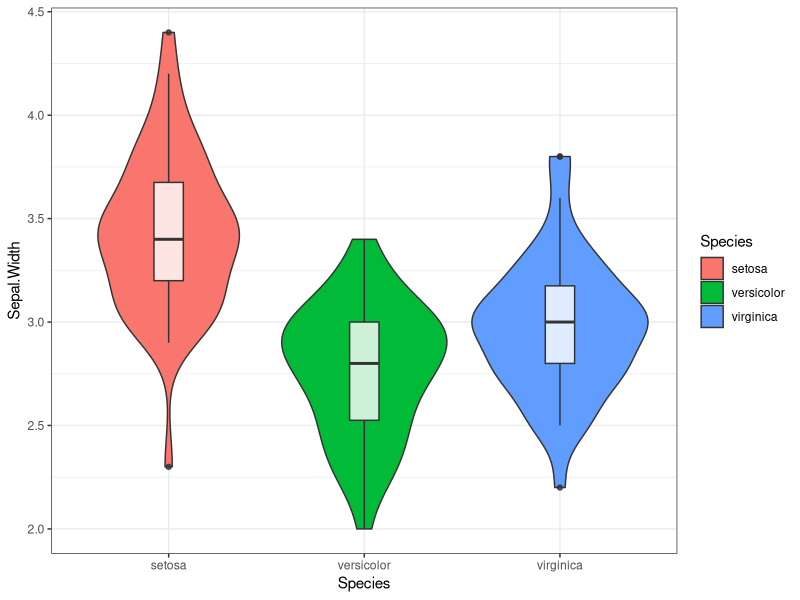
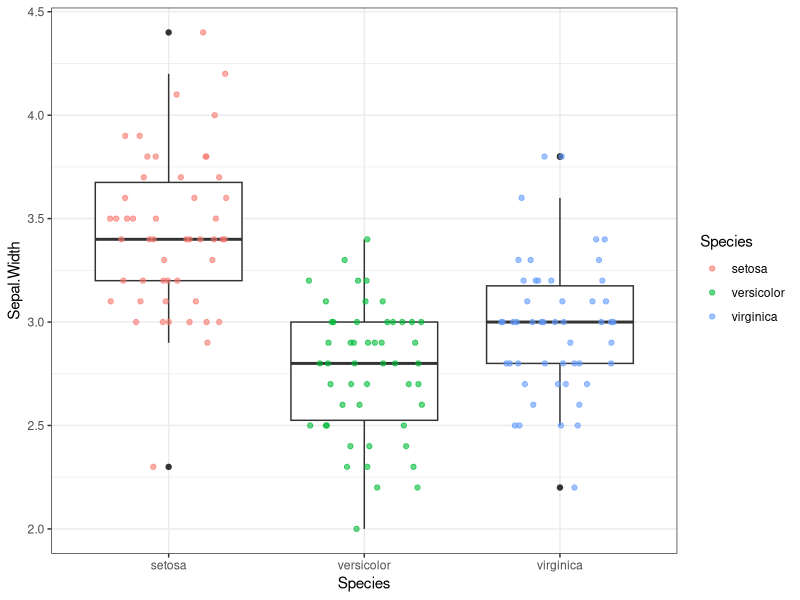
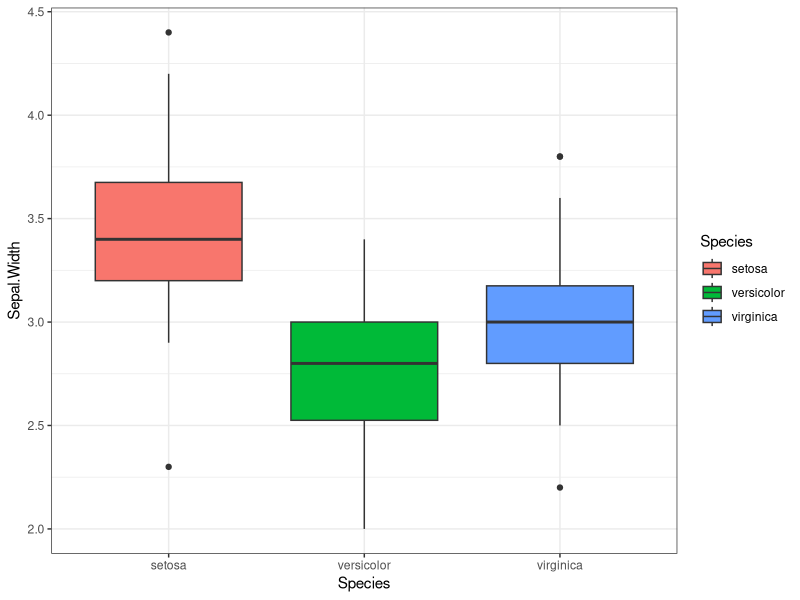
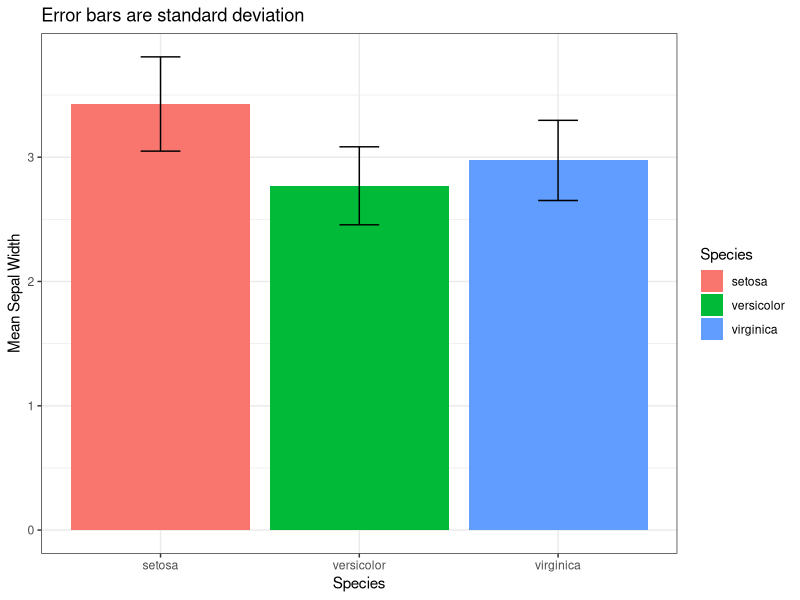
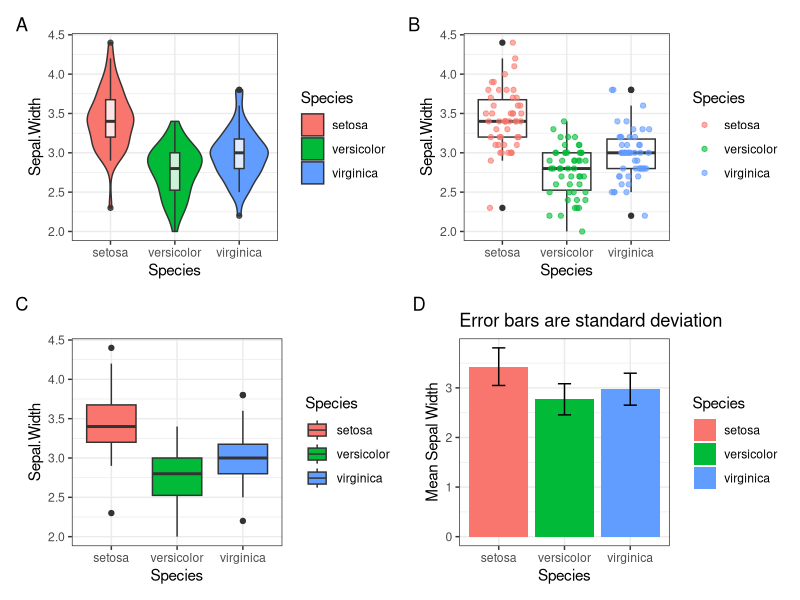
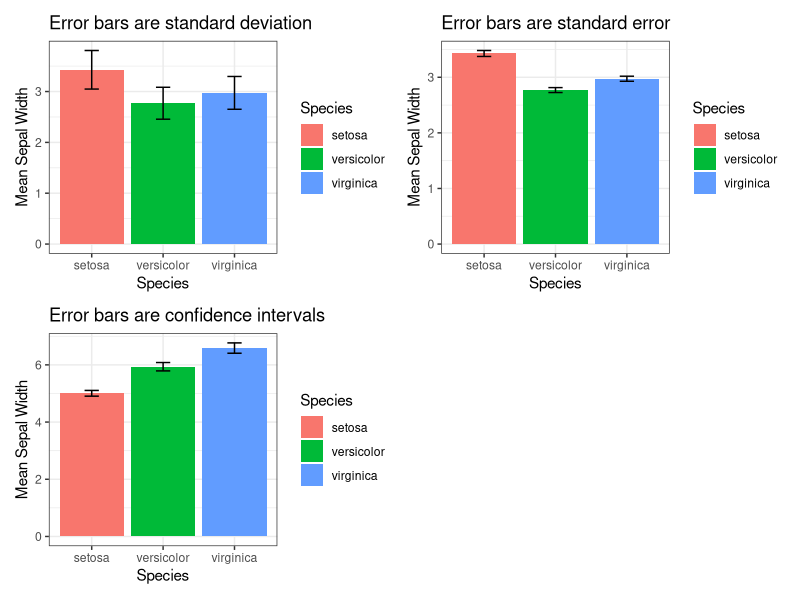

Recreate these plots in R, in order.
## ---- chunk 1
library(tidyverse)
violin_box <- iris %>% 
  ggplot(aes(x = Species, y = Sepal.Width))+
  geom_violin(aes(fill = Species))+
  geom_boxplot(width = 0.15, alpha = 0.8)+
  theme_bw()
violin_box
## ---- chunk 2
box_point <- iris %>% 
  ggplot(aes(Species, Sepal.Width))+
  geom_boxplot()+
  geom_jitter(aes(colour = Species), 
              position = position_jitter(width = 0.3, height = 0),
              alpha = 0.6, size = 1.5)+
  theme_bw()
box_point
## ---- chunk 3
box <- iris %>% 
  ggplot(aes(Species, Sepal.Width, fill = Species))+
  geom_boxplot()+
  theme_bw()
bar <- iris %>% 
  group_by(Species) %>% 
  summarise(mean_PW = mean(Sepal.Width), sd_PW = sd(Sepal.Width)) %>% 
  ggplot(aes(Species, mean_PW, fill = Species))+
  geom_bar(stat = 'identity')+
  geom_errorbar(aes(ymin = mean_PW - sd_PW, ymax = mean_PW + sd_PW), width = 0.2)+
  labs(y = 'Mean Sepal Width')+
  ggtitle('Error bars are standard deviation')+
  theme_bw()
box
bar
## ---- chunk 4
library(patchwork)
p <- (violin_box + box_point) / (box + bar)
p + plot_annotation(tag_levels = 'A')
## ---- chunk 5
library(data.table)
bar_se <- iris %>% 
  group_by(Species) %>% 
  summarise(mean_PW = mean(Sepal.Width), se_PW = sd(Sepal.Width)/sqrt(length(Sepal.Width))) %>% 
  ggplot(aes(Species, mean_PW, fill = Species))+
  geom_bar(stat = 'identity')+
  geom_errorbar(aes(ymin = mean_PW - se_PW, ymax = mean_PW + se_PW), width = 0.2)+
  labs(y = 'Mean Sepal Width')+
  ggtitle('Error bars are standard error')+
  theme_bw()
# bar_se

bar_CI <- iris %>% 
  group_by(Species) %>%
  summarise(n=n(), mean=mean(Sepal.Length), sd=sd(Sepal.Length)) %>%
  mutate(se = sd/sqrt(n))  %>%
  mutate(ic = se * qt((1-0.05)/2 + .5, n-1)) %>% 
  ggplot(aes(Species, mean, fill = Species))+
  geom_bar(stat = 'identity')+
  geom_errorbar(aes(ymin = mean - ic, ymax = mean + ic), width = 0.2)+
  labs(y = 'Mean Sepal Width')+
  ggtitle('Error bars are confidence intervals')+
  theme_bw()
# bar_CI
bar + bar_se + bar_CI+  plot_layout(ncol = 2)

## ---- chunk 6
iris %>% 
  setDT() 
cat('versicolor vs setosa: \np-value of the test', t.test(iris[Species == 'setosa', Sepal.Width], iris[Species == 'versicolor', Sepal.Width])$p.value)
cat('setosa vs virginica: \np-value of the test', t.test(iris[Species == 'setosa', Sepal.Width], iris[Species == 'virginica', Sepal.Width])$p.value)
cat('virginica vs versicolor: \np-value of the test', t.test(iris[Species == 'virginica', Sepal.Width], iris[Species == 'versicolor', Sepal.Width])$p.value)


